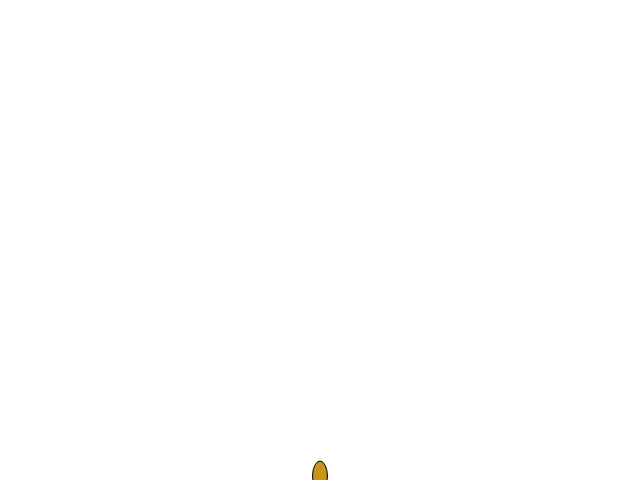
Frame 1 (no input)
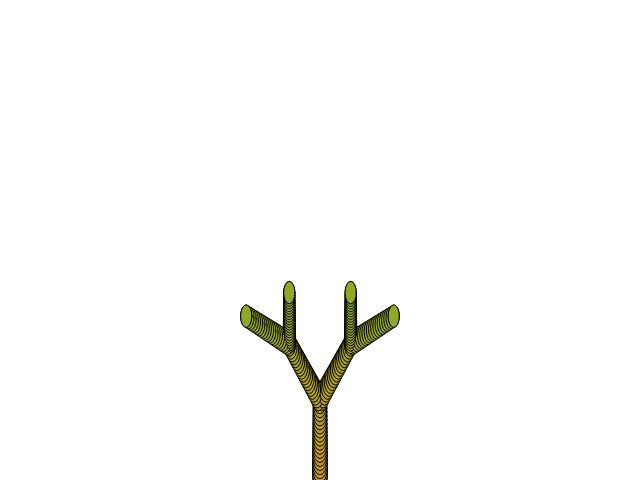
Frame 60 (no input)
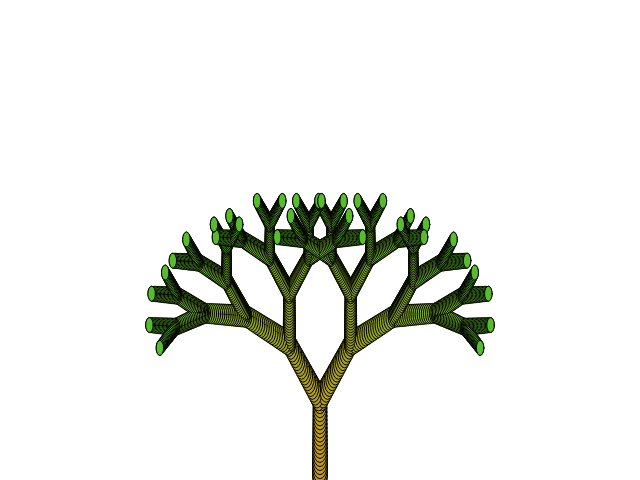
Frame 120 (the mouse pressed at the canvas centre since frame 60)

The p5.js sketch that drew these frames (run headless with seeded random() and noise() and a simulated clock; from frame 60 on, the mouse is pressed at the canvas centre):

// p5.js sketch
// ── sketch.js
//(C) Duncan Rowland 9/June/2016 drowland@lincoln.ac.uk

var maxticks=160; //How long to keep going for? (160 frames)
var bifurate=20; //How often to split the branch (every 20 frames)
var branches=[]; //Just start with one 'branch' (i.e. the trunk)
branches.push({s:{x:320, y:480}, e:{x:320, y:400}}); //Trunk {s:start,e:end}

function setup() {
  createCanvas(640, 480);
  frameRate(30);
}

function rotateAndScaleVector(v,a,s) {
  var ca = cos(a);
  var sa = sin(a);
  return {x:(ca*v.x-sa*v.y)*s, y:(sa*v.x+ca*v.y)*s};
}

function drawBranches(tick) {
  if(tick%bifurate==0) { //Fork all branches and replace array
    var newbranches=[];
    for (var i=0; i<branches.length; i++) {
      var b=branches[i];
      var s={x:b.e.x, y:b.e.y}; //start point of new branch (i.e. end of old one)
      var d={x:b.e.x-b.s.x, y:b.e.y-b.s.y}; //vector (end-start) of old branch
      var r=rotateAndScaleVector(d,+0.5,0.8); //rotate and scale for first new branch
      newbranches.push({s:s, e:{x:s.x+r.x, y:s.y+r.y}}); //add branch into the array
      var r=rotateAndScaleVector(d,-0.5,0.8); //rotate and scale for second new branch
      newbranches.push({s:s, e:{x:s.x+r.x, y:s.y+r.y}}); // add branch into the array
    }
    branches=newbranches; //Replace the array of old branches with the new ones
  }
  //Draw all branches in the array
  var l=tick/maxticks; //interpolate through animation (0..1) for size and color
  var s=lerp(15,5,l);
  var c=lerpColor(color(200,150,25),color(50,200,50),l);
  fill(c);

  var l=(tick%bifurate)/bifurate; //interpolation along branch (0..1) for position
  for (var i=0; i<branches.length; i++) { //and draw an ellipse at each point
    var b=branches[i];
    var x=lerp(b.s.x, b.e.x, l);
    var y=lerp(b.s.y, b.e.y, l);
    ellipse(x, y, s, s*2);
  }
}

function draw() {
  if(frameCount<maxticks) {
    drawBranches(frameCount);
  }
}
